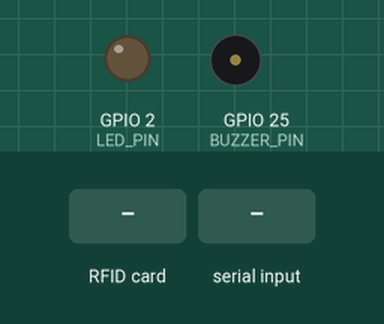
The sketch below on a simulated ESP32. Shown: output pins drawn as LEDs (lit = HIGH), buzzer (waves = sounding, pin HIGH). Inputs (shaded band) come from the test bench. WiFi joins after 1.5 s; servers stay silent unless stated; uploads are accepted with an empty reply; EEPROM starts erased; what the sketch prints to the serial monitor is not drawn.

Above: at 3.4 s.
3.5 s: RFID card 5E 7A 19 C4 held to the reader
At 3.82 s:
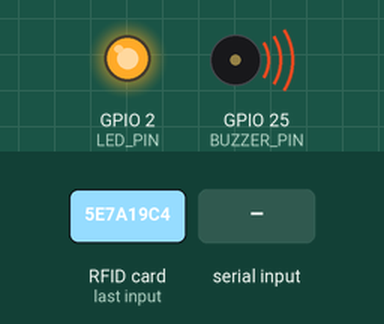
5.2 s: "ssid 1\n" received over Serial
6.7 s: "pass 1\n" received over Serial
8.2 s: "url 1\n" received over Serial
Timing chart, 0 to 10.7 s (numbered marks = the images above; inputs shaded):
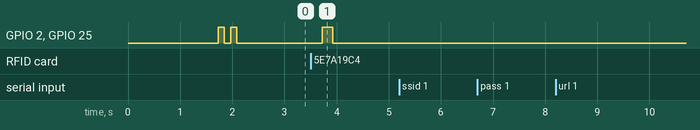

The sketch:

rfid_scanner.ino
```cpp
/*
  StyleSync hanger reader: ESP32 + RC522 RFID module (+ optional buzzer).

  What it does: when you hold a tag (on a hanger) to the reader, it reads the tag's id and sends it over Wi-Fi to the
  StyleSync website. The website decides what that means (log the piece as worn, or remember a new tag).
  The reader sends ONLY the tag id and its secret key; it never says which user it belongs to (the key decides that).

  CHANGING NETWORKS (home, phone hotspot, college): you do NOT need to upload the code again.
  Open Tools -> Serial Monitor (115200 baud, line ending "Newline"), type a command and press Enter:
      ssid My Hotspot Name          (the Wi-Fi name)
      pass mypassword               (the Wi-Fi password)
      url http://192.168.43.10:5000/api/iot/scan     (your computer's address on THAT network)
      key PASTE_THE_DEVICE_KEY      (only if you paired a new reader)
      scan                          (lists the Wi-Fi networks the ESP32 can see, numbered)
      use 2                         (picks network number 2 from the scan as the Wi-Fi name)
      show                          (prints the saved settings, hiding secrets)
      restart                       (reboot so the new settings are used)
  The settings are saved inside the ESP32 and survive power-off.

  Wiring (ESP32 DevKit  ->  RC522):   3.3V -> 3.3V   GND -> GND   GPIO5 -> SDA(SS)   GPIO18 -> SCK
                                      GPIO23 -> MOSI   GPIO19 -> MISO   GPIO22 -> RST   (IRQ is not connected)
  Buzzer: GPIO25 -> buzzer (+), GND -> buzzer (-).
  IMPORTANT: the RC522 runs on 3.3V. Connecting it to 5V can destroy it.

  What the buzzer tells you (the website's answer decides):
      1 short beep  = logged: the piece was counted as worn
      2 short beeps = new or unlinked tag: link it on the Hangers page
      1 long beep   = you already wore this (or this outfit) this week: check the notification
      3 quick beeps = something went wrong (Wi-Fi, wrong key, too many scans)

  Libraries (Arduino IDE -> Library Manager): "MFRC522" by GithubCommunity. Board: "ESP32 Dev Module" (Espressif ESP32 package).
*/
#include <WiFi.h>
#include <HTTPClient.h>
#include <SPI.h>
#include <MFRC522.h>
#include <Preferences.h>

// ============ FIRST-TIME SETTINGS (used until you save your own with the Serial commands above) ============
const char* DEFAULT_SSID = "YOUR_WIFI_NAME";                              // a 2.4 GHz network (the ESP32 cannot use 5 GHz)
const char* DEFAULT_PASS = "YOUR_WIFI_PASSWORD";
const char* DEFAULT_URL  = "http://192.168.1.50:5000/api/iot/scan";       // your computer's address (run ipconfig), port 5000
const char* DEFAULT_KEY  = "PASTE_THE_KEY_FROM_THE_HANGERS_PAGE";         // shown once when you pair a reader
// ===========================================================================================================

const uint8_t SS_PIN = 5, RST_PIN = 22;
const uint8_t LED_PIN = 2;                       // the small blue LED on most ESP32 boards
const int8_t BUZZER_PIN = 25;                    // your buzzer is on GPIO 25 (use -1 if you ever remove it)
const unsigned long SAME_TAG_PAUSE_MS = 4000;    // ignore the same tag for 4 s, so one swipe is sent once

MFRC522 rfid(SS_PIN, RST_PIN);
Preferences prefs;                               // the ESP32's small permanent memory
String wifiSsid, wifiPass, serverUrl, deviceKey;
String typedLine;                                // what you are typing in the Serial Monitor
String lastUid;
unsigned long lastSentAt = 0;

// ---------------------------------------------------------------- saved settings
void loadSettings() {
  prefs.begin("stylesync", true);
  wifiSsid  = prefs.getString("ssid", DEFAULT_SSID);
  wifiPass  = prefs.getString("pass", DEFAULT_PASS);
  serverUrl = prefs.getString("url",  DEFAULT_URL);
  deviceKey = prefs.getString("key",  DEFAULT_KEY);
  prefs.end();
}

void saveSetting(const char* name, const String& value) {
  prefs.begin("stylesync", false);
  prefs.putString(name, value);
  prefs.end();
}

String hide(const String& secret) {              // show only the first 3 characters of a secret
  return secret.length() > 3 ? secret.substring(0, 3) + "..." : secret;
}

void showSettings() {
  Serial.println("---- saved settings ----");
  Serial.println("ssid: " + wifiSsid);
  Serial.println("pass: " + hide(wifiPass));
  Serial.println("url : " + serverUrl);
  Serial.println("key : " + hide(deviceKey));
  Serial.println("------------------------");
}

// Lists the Wi-Fi networks the ESP32 can really see. `use 2` then picks number 2, so odd names (spaces, hidden characters) always work.
String scannedNames[20];
int scannedCount = 0;

void scanNetworks() {
  Serial.println("Scanning for Wi-Fi networks (about 5 seconds)...");
  WiFi.disconnect(true);                         // stop the failed connection attempt first
  delay(300);
  WiFi.mode(WIFI_STA);
  int found = WiFi.scanNetworks();
  scannedCount = 0;
  if (found <= 0) { Serial.println("No networks found. Is the hotspot on, and set to 2.4 GHz?"); return; }
  for (int i = 0; i < found && scannedCount < 20; i++) {
    scannedNames[scannedCount] = WiFi.SSID(i);
    Serial.printf("%2d. \"%s\"  (%d characters, signal %d dBm, channel %d)\n", scannedCount + 1, scannedNames[scannedCount].c_str(),
                  (int)scannedNames[scannedCount].length(), WiFi.RSSI(i), WiFi.channel(i));
    scannedCount++;
  }
  Serial.println("Type  use <number>  to pick one (example: use 2), then  pass <password>  and  restart.");
}

void runCommand(String line) {
  line.trim();
  if (line.length() == 0) return;
  int space = line.indexOf(' ');
  String command = space < 0 ? line : line.substring(0, space);
  String value = space < 0 ? "" : line.substring(space + 1);
  value.trim();
  command.toLowerCase();

  if (command == "ssid" && value.length() > 0)                { wifiSsid = value;  saveSetting("ssid", value);  Serial.println("Saved the Wi-Fi name. Type restart to use it."); }
  else if (command == "pass")                                 { wifiPass = value;  saveSetting("pass", value);  Serial.println("Saved the Wi-Fi password. Type restart to use it."); }
  else if (command == "url" && value.startsWith("http"))      { serverUrl = value; saveSetting("url", value);   Serial.println("Saved the server address."); }
  else if (command == "key" && value.length() >= 32)          { deviceKey = value; saveSetting("key", value);   Serial.println("Saved the device key."); }
  else if (command == "scan")                                 { scanNetworks(); }
  else if (command == "use" && value.toInt() >= 1 && value.toInt() <= scannedCount) { wifiSsid = scannedNames[value.toInt() - 1]; saveSetting("ssid", wifiSsid); Serial.println("Saved Wi-Fi name: " + wifiSsid + ". Now type pass <password>, then restart."); }
  else if (command == "show")                                 { showSettings(); }
  else if (command == "restart")                              { Serial.println("Restarting..."); delay(300); ESP.restart(); }
  else Serial.println("Commands: ssid <name> | pass <password> | url <address> | key <key> | scan | use <number> | show | restart");
}

// Collects what you type; runs the command when you press Enter.
void handleSerialInput() {
  while (Serial.available()) {
    char c = Serial.read();
    if (c == '\r') continue;
    if (c != '\n') { typedLine += c; continue; }
    runCommand(typedLine);
    typedLine = "";
  }
}

// ---------------------------------------------------------------- feedback
// One short blink + beep = sent OK. Three quick ones = something went wrong.
void blink(int times, int ms = 120) {
  for (int i = 0; i < times; i++) {
    digitalWrite(LED_PIN, HIGH);
    if (BUZZER_PIN >= 0) digitalWrite(BUZZER_PIN, HIGH);   // an "active" buzzer sounds whenever its pin is HIGH
    delay(ms);
    digitalWrite(LED_PIN, LOW);
    if (BUZZER_PIN >= 0) digitalWrite(BUZZER_PIN, LOW);
    delay(ms);
  }
}

// ---------------------------------------------------------------- Wi-Fi and sending
void connectWifi() {
  WiFi.mode(WIFI_STA);
  WiFi.begin(wifiSsid.c_str(), wifiPass.c_str());
  Serial.print("Connecting to Wi-Fi \"" + wifiSsid + "\"");
  unsigned long start = millis();
  while (WiFi.status() != WL_CONNECTED && millis() - start < 20000) { delay(400); Serial.print("."); handleSerialInput(); }
  if (WiFi.status() == WL_CONNECTED) {
    WiFi.setSleep(false);                          // no Wi-Fi power saving: a phone hotspot otherwise drops the first request after a quiet moment
    Serial.printf("\nConnected. Reader address: %s\n", WiFi.localIP().toString().c_str());
    blink(2);
  } else {
    Serial.println("\nWi-Fi failed. Check the name and password (2.4 GHz only). You can change them: type ssid ..., pass ..., then restart.");
  }
}

// A tag id as hex text, e.g. {0x04,0xA1,0xB2,0xC3} -> "04A1B2C3".
String uidToHex(const MFRC522::Uid& uid) {
  String hex;
  char part[3];
  for (byte i = 0; i < uid.size; i++) {
    snprintf(part, sizeof(part), "%02X", uid.uidByte[i]);
    hex += part;
  }
  return hex;
}

// Returns the HTTP status: 200 = the website accepted it, 401 = wrong or removed key, 429 = too many scans.
int sendScan(const String& uid, String& reply) {
  HTTPClient http;
  http.setTimeout(6000);
  http.begin(serverUrl);
  http.addHeader("Content-Type", "application/json");
  http.addHeader("X-Device-Key", deviceKey);
  int code = http.POST("{\"tag_uid\":\"" + uid + "\"}");
  if (code > 0) { reply = http.getString(); Serial.println(reply); }   // for example {"repeat":false,"status":"logged"}
  http.end();
  return code;
}

// ---------------------------------------------------------------- main program
void setup() {
  Serial.begin(115200);
  pinMode(LED_PIN, OUTPUT);
  if (BUZZER_PIN >= 0) pinMode(BUZZER_PIN, OUTPUT);
  SPI.begin(18, 19, 23, SS_PIN);                    // SCK, MISO, MOSI, SS
  rfid.PCD_Init();
  delay(50);
  loadSettings();
  Serial.println("\n=== StyleSync reader ===");
  byte version = rfid.PCD_ReadRegister(MFRC522::VersionReg);
  Serial.printf("RC522 version: 0x%02X (0x91 or 0x92 is normal; 0x00 or 0xFF means a wiring problem)\n", version);
  showSettings();
  Serial.println("Type 'show' to see settings, or ssid / pass / url / key to change them.");
  connectWifi();
}

void loop() {
  handleSerialInput();
  if (WiFi.status() != WL_CONNECTED) { connectWifi(); delay(1000); return; }
  if (!rfid.PICC_IsNewCardPresent() || !rfid.PICC_ReadCardSerial()) return;   // nothing held to the reader

  String uid = uidToHex(rfid.uid);
  rfid.PICC_HaltA();
  rfid.PCD_StopCrypto1();
  if (uid == lastUid && millis() - lastSentAt < SAME_TAG_PAUSE_MS) return;

  lastUid = uid;
  lastSentAt = millis();
  Serial.println("Tag: " + uid);
  String reply;
  int code = sendScan(uid, reply);
  if (code <= 0) {                                   // could not connect: try once more straight away before the error beeps
    Serial.println("First try failed, trying again...");
    delay(300);
    code = sendScan(uid, reply);
  }
  if (code == 200) {
    reply.replace(" ", "");                                  // the website may or may not put spaces in its JSON
    if (reply.indexOf("\"status\":\"unknown\"") >= 0)  blink(2, 150);   // new tag: two short beeps
    else if (reply.indexOf("\"repeat\":true") >= 0)     blink(1, 900);   // worn this week: one long beep
    else                                                  blink(1, 200);   // logged: one short beep
  } else {
    Serial.printf("Could not send (code %d)\n", code);
    blink(3, 100);
  }
}
```

Measured:
- after the input at 3.5 s, GPIO 2 (LED_PIN), GPIO 25 (BUZZER_PIN): LOW → HIGH after 0.23 s, → LOW 0.20 s later
- after the input at 5.2 s, every drawn part: stays the same
- after the input at 6.7 s, every drawn part: stays the same
- after the input at 8.2 s, every drawn part: stays the same
